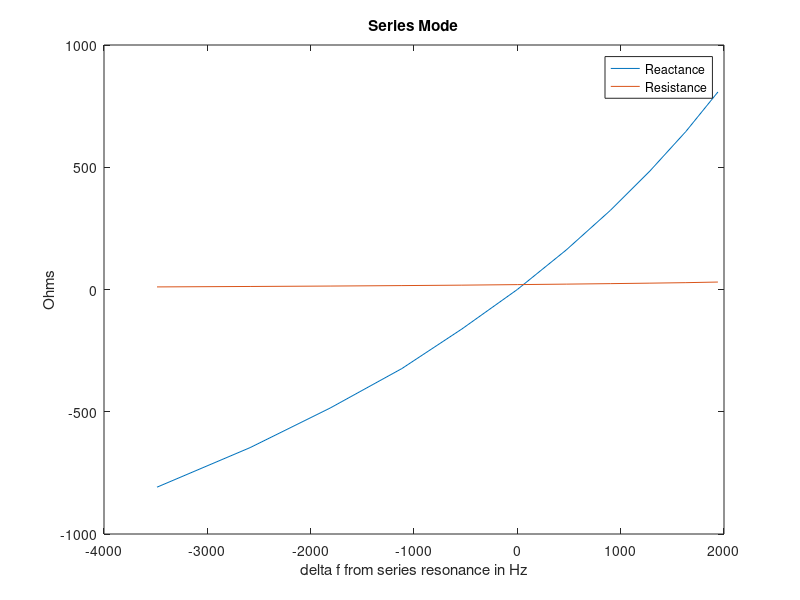

MATLAB code to generate this figure: (Note: this script raises an error after producing the figure.)
%% xtal_meas_6p188
% 1K ohm needed to be placed across GR 1606A bridge terminals to find || resonance 
% This xtal does not have any significant spurious modes near 
% primary resonance.
% Copywrite 2006-2010 The Mathworks, Inc.
% Dick Benson
clear all
clc
%        f in MHz  X      R
meas = [6.184647 -5000    10.6
        6.185548 -4000    12.4
        6.186322 -3000    14.1
        6.187017 -2000    16
        6.187597 -1000    17.8
        6.188134   0      20
        6.188607  1000    22
        6.189033  2000    24
        6.189417  3000    26
        6.189765  4000    28
        6.190075  5000    30.5 
        
        6.202298  0       1/(1/977-1/980)  % parallel resonance point, 
                                           % freq is accurate, R is not 
        ] ; 
    
% scale reactance by freq and then freq to MHz
    meas(:,2)=meas(:,2)./meas(:,1);  % GR 1606-A RF Bridge
    meas(:,1)=meas(:,1)*1e6;         % Hz
    freq = meas(:,1);
    data = meas;  
    R = data(:,3);
    X = data(:,2);
%%  separate series and parallel resonances
    series_mode = data(1:11,:);
    f_series    = meas(6,1)
    x_series    = series_mode(:,2);
    r_series    = series_mode(:,3);
    df=(series_mode(:,1)-f_series);
    grid on
    plot(df,x_series,df,r_series);
    title('Series Mode')
    legend('Reactance','Resistance'); ylabel('Ohms'), xlabel('delta f from series resonance in Hz')
   
%% parallel
    par_mode   = data(12,:);
    f_par    = meas(12,1)
    x_par    = par_mode(:,2); 
    r_par    = par_mode(:,3);
    
%% Model 
DF = f_series-f_par
w  = 2*pi*freq;
Ro = 20             % resistance at point of zero reactance  
Lo = 0.027          % tune this parameter for best match 
                    % between measurements and circuit model
Rp = 6e5;           % guestimate of loss in bridge

Co  = 1/(((2*pi*f_series)^2)*Lo)     % follows from series resonant freq
Cp  = 1/((((2*pi*f_par)^2)*Lo)-1/Co) % follows from parallel resonant freq

freq2 = [freq(1):10:(freq(end)+10000)];
w2=freq2*2*pi;

[Z1,Z2] = xtal(Lo,Co,Ro,Cp,Rp,w2); % two methods to calc xtal Z
Z=Z2;                              % but thankfully the same result
 
% plot reactance
 figure
 plot(freq2,imag(Z),freq,X,'o');
 title('Reactance')
 ylabel('Ohms'), xlabel('f in Hz')
 
%% change scale to examine series resonance
 axis([freq(1)-10,freq(11)+10,-800,800])
 % axis([freq(16)-10,freq(end)+10,-5000,5000])   

%% plot resistance
figure
plot(freq2,real(Z),freq,R,'o');
title('Resistance')
ylabel('Ohms'), xlabel('f in Hz')

%% change scale
 axis([freq(1)-10,freq(11)+10,0,35])


 
 
 
 
 
 
    
   
 